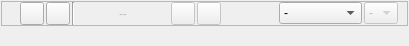
               <widget class="QWidget" name="scrollAreaWidgetContents_4">
                <property name="geometry">
                 <rect>
                  <x>0</x>
                  <y>0</y>
                  <width>409</width>
                  <height>46</height>
                 </rect>
                </property>
                <layout class="QVBoxLayout" name="verticalLayout_6">
                 <property name="leftMargin">
                  <number>1</number>
                 </property>
                 <property name="topMargin">
                  <number>1</number>
                 </property>
                 <property name="rightMargin">
                  <number>1</number>
                 </property>
                 <property name="bottomMargin">
                  <number>1</number>
                 </property>
                 <item>
                  <widget class="QFrame" name="collectionManagerForm">
                   <property name="frameShape">
                    <enum>QFrame::StyledPanel</enum>
                   </property>
                   <property name="frameShadow">
                    <enum>QFrame::Raised</enum>
                   </property>
                   <layout class="QHBoxLayout" name="horizontalLayout_6">
                    <property name="spacing">
                     <number>2</number>
                    </property>
                    <property name="topMargin">
                     <number>0</number>
                    </property>
                    <property name="bottomMargin">
                     <number>0</number>
                    </property>
                    <item>
                     <widget class="QLabel" name="quickCollLabel">
                      <property name="toolTip">
                       <string>Quick collection</string>
                      </property>
                      <property name="text">
                       <string/>
                      </property>
                      <property name="pixmap">
                       <pixmap resource="../ema.qrc">:/icons/22x22/bookmark-toolbar.png</pixmap>
                      </property>
                     </widget>
                    </item>
                    <item>
                     <widget class="QToolButton" name="addCriterionButton">
                      <property name="toolTip">
                       <string>Add selected files to quick collection</string>
                      </property>
                      <property name="text">
                       <string/>
                      </property>
                      <property name="icon">
                       <iconset resource="../ema.qrc">
                        <normaloff>:/icons/16x16/list-add.png</normaloff>:/icons/16x16/list-add.png</iconset>
                      </property>
                     </widget>
                    </item>
                    <item>
                     <widget class="QToolButton" name="excludeCriterionButton">
                      <property name="toolTip">
                       <string>Remove selected files from quick collection</string>
                      </property>
                      <property name="text">
                       <string/>
                      </property>
                      <property name="icon">
                       <iconset resource="../ema.qrc">
                        <normaloff>:/icons/16x16/list-remove.png</normaloff>:/icons/16x16/list-remove.png</iconset>
                      </property>
                     </widget>
                    </item>
                    <item>
                     <widget class="Line" name="line_4">
                      <property name="orientation">
                       <enum>Qt::Vertical</enum>
                      </property>
                     </widget>
                    </item>
                    <item>
                     <spacer name="horizontalSpacer_8">
                      <property name="orientation">
                       <enum>Qt::Horizontal</enum>
                      </property>
                      <property name="sizeHint" stdset="0">
                       <size>
                        <width>78</width>
                        <height>20</height>
                       </size>
                      </property>
                     </spacer>
                    </item>
                    <item>
                     <widget class="QWidget" name="currentCollWidget" native="true">
                      <property name="enabled">
                       <bool>false</bool>
                      </property>
                      <layout class="QHBoxLayout" name="horizontalLayout_7">
                       <property name="spacing">
                        <number>2</number>
                       </property>
                       <property name="leftMargin">
                        <number>0</number>
                       </property>
                       <property name="topMargin">
                        <number>0</number>
                       </property>
                       <property name="rightMargin">
                        <number>0</number>
                       </property>
                       <property name="bottomMargin">
                        <number>0</number>
                       </property>
                       <item>
                        <widget class="QLabel" name="currentCollecLabel">
                         <property name="toolTip">
                          <string>Grid view</string>
                         </property>
                         <property name="text">
                          <string/>
                         </property>
                         <property name="pixmap">
                          <pixmap resource="../ema.qrc">:/icons/22x22/view-list-icons.png</pixmap>
                         </property>
                        </widget>
                       </item>
                       <item>
                        <widget class="QLabel" name="curCollecLabel">
                         <property name="minimumSize">
                          <size>
                           <width>50</width>
                           <height>0</height>
                          </size>
                         </property>
                         <property name="maximumSize">
                          <size>
                           <width>100</width>
                           <height>16777215</height>
                          </size>
                         </property>
                         <property name="text">
                          <string>--</string>
                         </property>
                        </widget>
                       </item>
                       <item>
                        <widget class="QToolButton" name="addToCurrentCollectionButton">
                         <property name="toolTip">
                          <string>Add selected files to quick collection</string>
                         </property>
                         <property name="text">
                          <string/>
                         </property>
                         <property name="icon">
                          <iconset resource="../ema.qrc">
                           <normaloff>:/icons/16x16/list-add.png</normaloff>:/icons/16x16/list-add.png</iconset>
                         </property>
                        </widget>
                       </item>
                       <item>
                        <widget class="QToolButton" name="removeFromCurrentButton">
                         <property name="toolTip">
                          <string>Remove selected files from collection</string>
                         </property>
                         <property name="text">
                          <string/>
                         </property>
                         <property name="icon">
                          <iconset resource="../ema.qrc">
                           <normaloff>:/icons/16x16/list-remove.png</normaloff>:/icons/16x16/list-remove.png</iconset>
                         </property>
                        </widget>
                       </item>
                      </layout>
                     </widget>
                    </item>
                    <item>
                     <spacer name="horizontalSpacer_7">
                      <property name="orientation">
                       <enum>Qt::Horizontal</enum>
                      </property>
                      <property name="sizeHint" stdset="0">
                       <size>
                        <width>77</width>
                        <height>22</height>
                       </size>
                      </property>
                     </spacer>
                    </item>
                    <item>
                     <widget class="QLabel" name="filterLabel">
                      <property name="minimumSize">
                       <size>
                        <width>22</width>
                        <height>0</height>
                       </size>
                      </property>
                      <property name="toolTip">
                       <string>Quick collection</string>
                      </property>
                      <property name="text">
                       <string/>
                      </property>
                      <property name="pixmap">
                       <pixmap resource="../ema.qrc">:/icons/16x16/view-filter.png</pixmap>
                      </property>
                     </widget>
                    </item>
                    <item>
                     <widget class="QComboBox" name="criterionComboBox">
                      <property name="toolTip">
                       <string>Sorting filters</string>
                      </property>
                      <item>
                       <property name="text">
                        <string>-</string>
                       </property>
                      </item>
                      <item>
                       <property name="text">
                        <string>No stars</string>
                       </property>
                      </item>
                      <item>
                       <property name="text">
                        <string>&gt;=1 star</string>
                       </property>
                      </item>
                      <item>
                       <property name="text">
                        <string>&gt;= 2 stars</string>
                       </property>
                      </item>
                      <item>
                       <property name="text">
                        <string>&gt;= 3 stars</string>
                       </property>
                      </item>
                      <item>
                       <property name="text">
                        <string>&gt;=4 stars</string>
                       </property>
                      </item>
                      <item>
                       <property name="text">
                        <string>&gt;= 5 stars</string>
                       </property>
                      </item>
                     </widget>
                    </item>
                    <item>
                     <widget class="QComboBox" name="subCriterionComboBox">
                      <property name="enabled">
                       <bool>false</bool>
                      </property>
                      <property name="toolTip">
                       <string>Sub-category sorting filter</string>
                      </property>
                      <item>
                       <property name="text">
                        <string>-</string>
                       </property>
                      </item>
                     </widget>
                    </item>
                   </layout>
                  </widget>
                 </item>
                 <item>
                  <widget class="QWidget" name="gridWidget" native="true">
                   <property name="sizePolicy">
                    <sizepolicy hsizetype="Expanding" vsizetype="Expanding">
                     <horstretch>0</horstretch>
                     <verstretch>0</verstretch>
                    </sizepolicy>
                   </property>
                   <layout class="QGridLayout" name="gridLayout_2">
                    <property name="leftMargin">
                     <number>2</number>
                    </property>
                    <property name="topMargin">
                     <number>2</number>
                    </property>
                    <property name="rightMargin">
                     <number>2</number>
                    </property>
                    <property name="bottomMargin">
                     <number>2</number>
                    </property>
                   </layout>
                  </widget>
                 </item>
                </layout>
               </widget>
